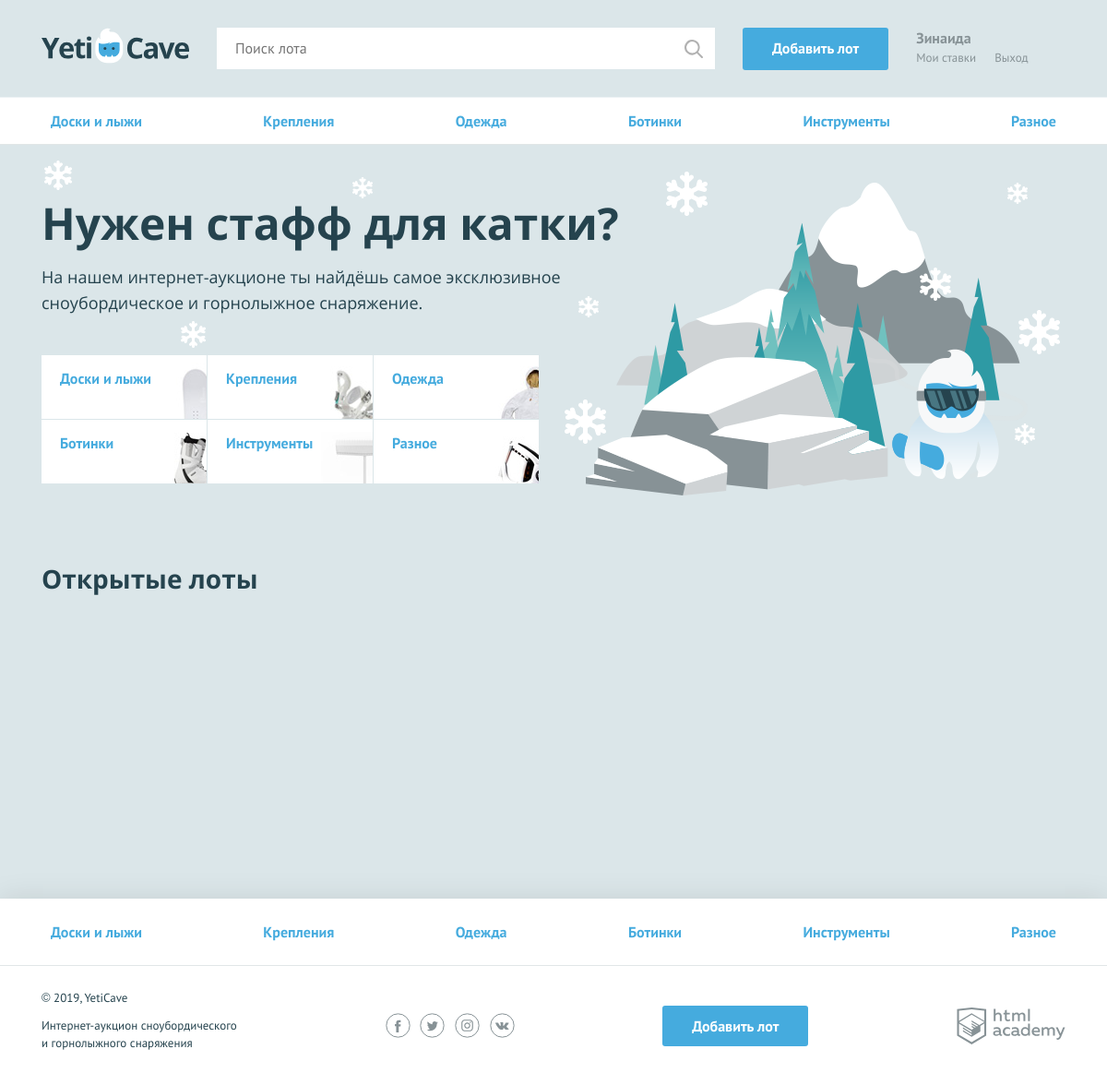
The page / (signed in) on the database its author committed.
### tables this page shows
CREATE TABLE IF NOT EXISTS `category`
( 
    `id` INT PRIMARY KEY AUTO_INCREMENT,
    `name` VARCHAR(255) NOT NULL UNIQUE,
    `code` VARCHAR(60) NOT NULL UNIQUE
);

### helpers.php (called while the page is built, shortened)
<?php
function include_template($name, array $data = []) {
    $name = 'templates/' . $name;
    extract($data);
    require $name;
    $result = ob_get_clean();
    return $result;
}

### functions.php (called while the page is built, shortened)
<?php
function get_categories_list(mysqli $mysql) : array
{
    $sql_query = "SELECT * FROM category";
    $result = mysqli_query($mysql, $sql_query);
    $rows = mysqli_fetch_all($result, MYSQLI_ASSOC);
    return $rows;
}
?>

### templates/main.php (the view, shortened to what this page needs)
<section class="promo">
        <h2 class="promo__title">Нужен стафф для катки?</h2>
        <p class="promo__text">На нашем интернет-аукционе ты найдёшь самое эксклюзивное сноубордическое и горнолыжное снаряжение.</p>
        <ul class="promo__list">
            <?php foreach($categories as $item): ?>
            <li class="promo__item promo__item--<?= $item['code'] ?>">
                <a class="promo__link" href="pages/all-lots.html"><?= htmlspecialchars($item['name']) ?></a>
            </li>
            <?php endforeach; ?>
        </ul>
    </section>
    <section class="lots">
        <div class="lots__header">
            <h2>Открытые лоты</h2>
        </div>
    </section>

### templates/header.php (shortened to what this page needs)
<!DOCTYPE html>
<html lang="ru">
<head>
  <link href="../css/normalize.min.css" rel="stylesheet">
  <link href="../css/style.css" rel="stylesheet">
</head>
<body>
<div class="page-wrapper">
  <header class="main-header">
    <div class="main-header__container container">
      <a class="main-header__logo" href="/index.php">
        <img src="../img/logo.svg" width="160" height="39" alt="Логотип компании YetiCave">
      </a>
      <form class="main-header__search" method="get" action="../search.php" autocomplete="off">
        <input type="search" name="search" placeholder="Поиск лота">
        <input class="main-header__search-btn" type="submit" name="find" value="Найти">
      </form>
      <?php if (isset($_SESSION['is_auth']) && $_SESSION['is_auth']): ?>
          <a class="main-header__add-lot button" href="../add.php">Добавить лот</a>
      <?php endif; ?>
      <nav class="user-menu">
            <?php if (isset($_SESSION['is_auth']) && $_SESSION['is_auth']): ?>
                <div class="user-menu__logged">
                    <p> <?= htmlspecialchars($_SESSION['username']) ?> </p>
                    <a class="user-menu__bets" href="../my-bets.php">Мои ставки</a>
                    <a class="user-menu__logout" href="../logout.php">Выход</a>
                </div>
            <?php endif; ?>
        </nav>
    </div>
  </header>
  <main>
    <nav class="nav">
      <ul class="nav__list container">
        <?php foreach($categories as $item): ?>
        <li class="nav__item">
            <a href="pages/all-lots.html"><?= $item['name'] ?></a>
        </li>
        <?php endforeach; ?>
      </ul>
    </nav>

### templates/footer.php (shortened to what this page needs)
<footer class="main-footer">
  <nav class="nav">
    <ul class="nav__list container">
        <?php foreach($categories as $item): ?>
        <li class="nav__item">
            <a href="pages/all-lots.html"><?= $item['name'] ?></a>
        </li>
        <?php endforeach; ?>
    </ul>
  </nav>
  <div class="main-footer__bottom container">
    <div class="main-footer__copyright">
      <p>© 2019, YetiCave</p>
      <p>Интернет-аукцион сноубордического и горнолыжного снаряжения</p>
    </div>
    <div class="main-footer__social social">
      <a class="social__link social__link--facebook" href="#">
      </a>
      <a class="social__link social__link--twitter" href="#">
      </a>
      <a class="social__link social__link--instagram" href="#">
      </a>
      <a class="social__link social__link--vkontakte" href="#">
      </a>
    </div>
    <?php if (isset($_SESSION['is_auth']) && $_SESSION['is_auth']): ?>
      <a class="main-footer__add-lot button" href="add-lot.html">Добавить лот</a>
    <?php endif; ?>
    <div class="main-footer__developed-by">
      <a class="logo-academy" href="https://htmlacademy.ru/intensive/php">
      </a>
    </div>
  </div>
</footer>
</body>
</html>

### rows shown on the page
category: name "Доски и лыжи"
category: name "Крепления"
category: name "Одежда"
category: name "Ботинки"
category: name "Инструменты"
category: name "Разное"

### other values the page prints
$_SESSION['username'] "Зинаида"
